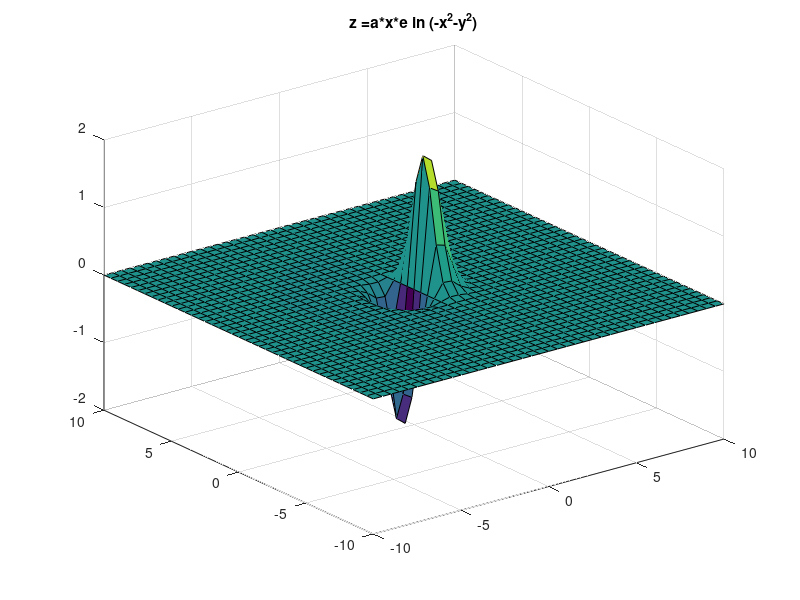

Recreate this plot in MATLAB.
[ x1, y1] = meshgrid( -10 : 0.5 : 10, -10 : 0.5 : 10 );
a1 = input("a = ");
z1 =a1*x1.*exp(-x1.^2-y1.^2);
figure;
surf(x1, y1, z1);
title("z =a*x*e in (-x^2-y^2)");